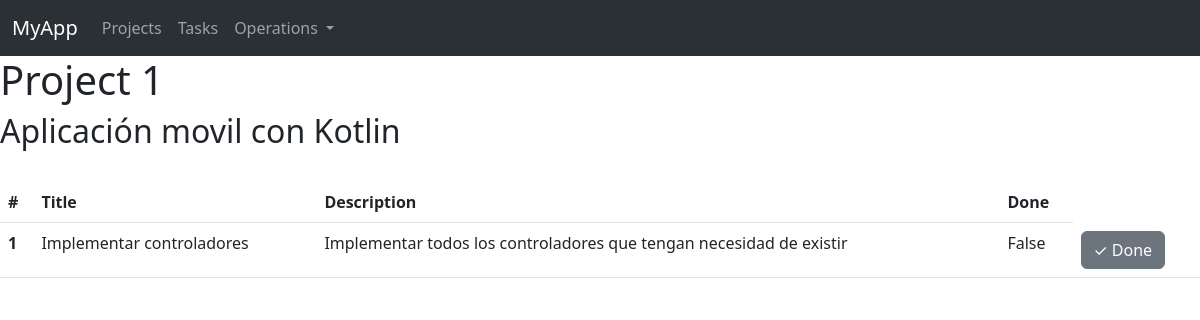
The app's page /project/1 with its own data.
### myapp/models.py (models this page shows, shortened)
class Project(models.Model):
    name = models.CharField(max_length=200)

class Task(models.Model):
    title = models.CharField(max_length=300)
    description = models.TextField()
    done = models.BooleanField(default=False)
    project = models.ForeignKey(Project, on_delete=models.CASCADE)

### myapp/views.py (the view)
# urls.py: path('project/<int:id>', views.show_project, name='show_project'),
def show_project(request, id):
    project = Project.objects.get(id=id)
    tasks = project.task_set.all()
    return render(request, 'show_project.html', {
        'project': project,
        'tasks': tasks
    })

### myapp/templates/show_project.html (shortened to what this page needs)
{% extends 'base.html' %} {% block body %}
<h1>Project {{project.id}}</h1>
<h2>{{project.name}}</h2>
<br />
{% if tasks|length != 0 %}
<table class="table">
  <thead>
    <tr>
      <th scope="col">#</th>
      <th scope="col">Title</th>
      <th scope="col">Description</th>
      <th scope="col">Done</th>
    </tr>
  </thead>
  <tbody>
    {% for task in tasks %}
    <tr>
      <th scope="row">{{task.id}}</th>
      <td>{{task.title}}</td>
      <td>{{task.description}}</td>
      <td>{{task.done}}</td>
      {% if not task.done %}
      <td>
        <form action="{% url 'mark_done' id=task.id %}" method="post">
          <button type="submit" class="btn btn-secondary">✓ Done</button>
        </form>
      </td>
      {% endif %}
    </tr>
    {% endfor %}
  </tbody>
</table>
{% else %}
<p>Project without tasks</p>
{% endif %} {% endblock body %}

### records on screen
Project: id "1", name "Aplicación movil con Kotlin"
Task: id "1", title "Implementar controladores", description "Implementar todos los controladores que tengan necesidad de existir", done "False", shows "✓ Done"
